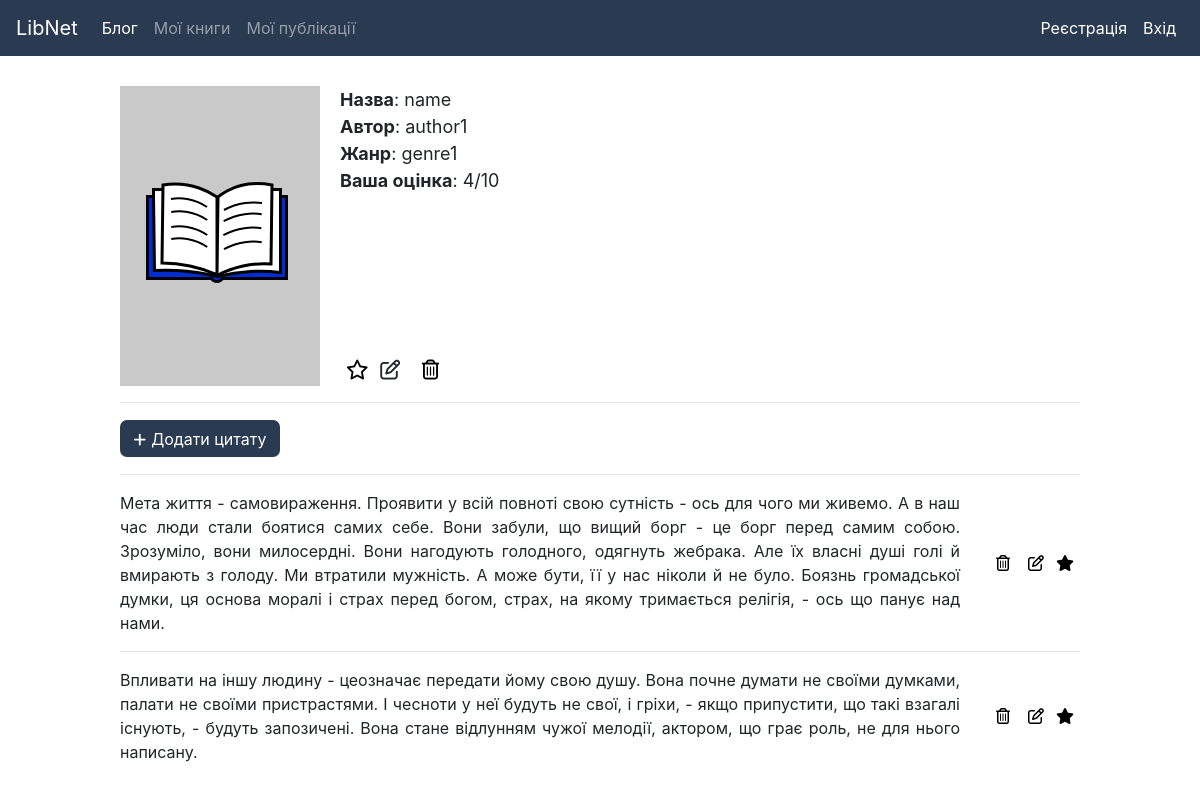
The app's page /3/book with its own data.
### sn/db.py (models this page shows)
class Book(db.Model):
	id = db.Column(db.Integer, primary_key=True)
	owner_id = db.Column(db.Integer, db.ForeignKey('user.id'), nullable=False)
	owner = db.relationship('User',  foreign_keys = "Book.owner_id")
	name = db.Column(db.String(80), nullable=False)
	author = db.Column(db.String(80))
	genre = db.Column(db.String(80))
	status = db.Column(db.String(3), nullable=False)
	rating = db.Column(db.String(3))
	image = db.Column(db.String(100))
	is_favorite = db.Column(db.Boolean, default=False)

class Quote(db.Model):
	id = db.Column(db.Integer, primary_key=True)
	book_id = db.Column(db.Integer, db.ForeignKey('book.id'), nullable=False)
	book = db.relationship('Book',  foreign_keys = "Quote.book_id")
	text = db.Column(db.String(1005))
	is_favorite = db.Column(db.Boolean, default=False)

### sn/index.py (the view)
@app.route('/<int:id>/book', methods=('GET', 'POST'))
def book(id):
	get_user()
	book = Book.query.filter_by(id = id).first()
	quotes = Quote.query.filter_by(book_id=book.id)
	author = book.author
	if request.method == 'POST':
		quote_text = request.form['quote_text']
		quote = Quote(book_id=book.id, text=quote_text)
		db.session.add(quote)
		db.session.commit()
		return redirect(url_for('book', id=id))
	return render_template('book.html', quotes=quotes, author=book.author, name=book.name, genre=book.genre, rating=book.rating, image=book.image, book=book)

### sn/index.py (called while the page is built)
def get_user():
	user_id = session.get('user_id')
	if user_id is None:
		g.user = None
	else:
		g.user = User.query.filter_by(id=user_id).first()
	return g.user

### sn/templates/book.html (shortened to what this page needs)
<!doctype html>
<html>
    <head>
    <link rel="stylesheet" href="https://maxcdn.bootstrapcdn.com/bootstrap/4.0.0/css/bootstrap.min.css">
    <link rel="stylesheet" href="../static/css/style.css">
    </head>
    <body>
        {% include 'navbar.html' %}
        <div class="quotes-contain">
        <div class="book-info">
            {% if image %}
                <img class="book-img"  src="{{ image }}" style="margin-right: 20px;">
                {% else %}
                <img class="book-img"  src="../static/img/book.svg" style="margin-right: 20px;">
                {% endif %}
            <div class="book-ul">
                <ul style="list-style: none; padding: 0; margin: 0;">
                <li><b>Назва</b>: {{ name }}</li>
                {% if author %}
                <li><b>Автор</b>: {{ author }}</li>
                {% endif %}
                {% if genre %}
                <li><b>Жанр</b>: {{ genre }}</li>
                {% endif %}
                {% if rating %}
                <li><b>Ваша оцінка</b>: {{ rating }}/10</li>
                {% endif %}
                </ul>
            <div class="book-buttons" style="display: flex; font-size: 20px;">
                <form method="post">
                    {%  if book.is_favorite %}
                <button formaction="{{ url_for('add_book_to_favorites', id=book.id) }}" style="border: 0; background-color: transparent;"><i class="fas fa-star"></i></button>
                    {%  else %}
                <button formaction="{{ url_for('add_book_to_favorites', id=book.id) }}" style="border: 0; background-color: transparent;"><i class="far fa-star"></i></button>
                    {%  endif %}
                    <a style="margin-right: 10px;"><i class="far fa-edit"></i></a>
                <button formaction="{{ url_for('delete_book', id=book.id) }}" style="border: 0; background-color: transparent;"><i class="far fa-trash-alt"></i></button>
                </form>
            </div>
            </div>
        </div>
        <hr>
        <button id="add-quote-button" class="add-quote-button" onclick="myFunction()"><i class="fas fa-plus" style="margin-right: 5px; font-size: 0.9rem;"></i>Додати цитату
        </button>
        {% if quotes.first() %}
        <ol class="quotes">
            {% for q in quotes %}
            <hr>
                <li class="quote-div"><div id = "quote-text-div">{{ q.text }}</div>
                    <div id="contain" style="display: flex; align-items: center; justify-content: center;">
                        <div id="min-contain">
                            <form method="post" style="display: flex;">
                            <button class="book-button" formaction="{{ url_for('delete_quote', id=q.book_id) }}"><i class="far fa-trash-alt" style="margin-right: 6px;"></i></button>
                            <button class="book-button"><i class="far fa-edit"></i></button>
                            {%  if q.is_favorite %}
                            <button formaction="{{ url_for('add_quote_to_favorites', id=q.id) }}" style="border: 0; background-color: transparent;"><i class="fas fa-star"></i></button>
                            {%  else %}
                            <button formaction="{{ url_for('add_quote_to_favorites', id=q.id) }}" style="border: 0; background-color: transparent;"><i class="far fa-star"></i></button>
                            {%  endif %}
                            </form>
                        </div>
                    </div>
                </li>
            {% endfor %}
        </ol>
        {% else %}
            <hr>
            <p>Ви поки що не додавали цитати.</p>
        {% endif %}
    </div>
    </body>
</html>

### sn/static/css/style.css (style rules this page uses)
a { color: #000; text-decoration: none; }
.add-class-button, .edit-delete-button, .add-quote-button { background-color: #2A3A51; color: white; width: 160px; height: 37px; border-radius: 7px; margin: auto; border-color: transparent; margin: 1px 0 1px 0; }
.quote-div { display: flex; justify-content: space-between; }
#quote-text-div { text-align: justify; margin-right: 30px; }
.quotes-contain { max-width: 80vw; margin: auto; margin-top: 30px; }
ol { padding: 0; }
.book-img { width: 200px; height: 300px; object-fit: cover; }

### sn/templates/book.html (style rules this page uses)
.book-info { font-size: 18px; display: flex; align-content: center; }
.book-ul { display: flex; flex-direction: column; justify-content: space-between }
.book-button { background-color: transparent; border: 0; }

### records on screen
Book: name "name", author "author1", genre "genre1"
Quote: text "Мета життя - самовираження. Проявити у всій повноті свою сутність - ось для чого ми живемо. А в наш час люди стали боятися самих себе. Вони забули, що вищий борг - це борг перед самим собою. Зрозуміло, вони милосердні. Вони нагодують голодного, одягнуть жебрака. Але їх власні душі голі й вмирають з голоду. Ми втратили мужність. А може бути, її у нас ніколи й не було. Боязнь громадської думки, ця основа моралі і страх перед богом, страх, на якому тримається релігія, - ось що панує над нами."
Quote: text "Впливати на іншу людину - цеозначає передати йому свою душу. Вона почне думати не своїми думками, палати не своїми пристрастями. І чесноти у неї будуть не свої, і гріхи, - якщо припустити, що такі взагалі існують, - будуть запозичені. Вона стане відлунням чужої мелодії, актором, що грає роль, не для нього написану."

### other values on screen
{{ rating }} "4"
